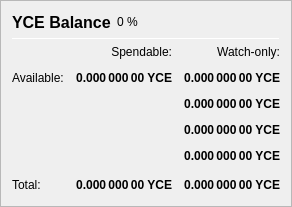
                      <widget class="QFrame" name="frame_Balances">
                       <property name="maximumSize">
                        <size>
                         <width>0</width>
                         <height>0</height>
                        </size>
                       </property>
                       <property name="frameShape">
                        <enum>QFrame::StyledPanel</enum>
                       </property>
                       <property name="frameShadow">
                        <enum>QFrame::Raised</enum>
                       </property>
                       <layout class="QVBoxLayout" name="verticalLayout_4">
                        <item>
                         <layout class="QHBoxLayout" name="horizontalLayout_4">
                          <item>
                           <widget class="QLabel" name="label_5">
                            <property name="minimumSize">
                             <size>
                              <width>0</width>
                              <height>20</height>
                             </size>
                            </property>
                            <property name="font">
                             <font>
                              <pointsize>12</pointsize>
                              <weight>75</weight>
                              <bold>true</bold>
                             </font>
                            </property>
                            <property name="text">
                             <string>YCE Balance</string>
                            </property>
                           </widget>
                          </item>
                          <item>
                           <widget class="QLabel" name="labelYCEPercent">
                            <property name="text">
                             <string notr="true">0 %</string>
                            </property>
                           </widget>
                          </item>
                          <item>
                           <spacer name="horizontalSpacer_3">
                            <property name="orientation">
                             <enum>Qt::Horizontal</enum>
                            </property>
                            <property name="sizeHint" stdset="0">
                             <size>
                              <width>40</width>
                              <height>20</height>
                             </size>
                            </property>
                           </spacer>
                          </item>
                         </layout>
                        </item>
                        <item>
                         <widget class="Line" name="line_Balance">
                          <property name="minimumSize">
                           <size>
                            <width>0</width>
                            <height>1</height>
                           </size>
                          </property>
                          <property name="maximumSize">
                           <size>
                            <width>16777215</width>
                            <height>1</height>
                           </size>
                          </property>
                          <property name="orientation">
                           <enum>Qt::Horizontal</enum>
                          </property>
                         </widget>
                        </item>
                        <item>
                         <layout class="QGridLayout" name="gridLayout">
                          <property name="spacing">
                           <number>12</number>
                          </property>
                          <item row="0" column="1">
                           <widget class="QLabel" name="labelSpendable">
                            <property name="text">
                             <string>Spendable:</string>
                            </property>
                            <property name="alignment">
                             <set>Qt::AlignRight|Qt::AlignTrailing|Qt::AlignVCenter</set>
                            </property>
                           </widget>
                          </item>
                          <item row="0" column="2">
                           <widget class="QLabel" name="labelWatchonly">
                            <property name="text">
                             <string>Watch-only:</string>
                            </property>
                            <property name="alignment">
                             <set>Qt::AlignRight|Qt::AlignTrailing|Qt::AlignVCenter</set>
                            </property>
                           </widget>
                          </item>
                          <item row="1" column="0">
                           <widget class="QLabel" name="labelBalanceText">
                            <property name="text">
                             <string>Available:</string>
                            </property>
                           </widget>
                          </item>
                          <item row="1" column="1">
                           <widget class="QLabel" name="labelBalance">
                            <property name="font">
                             <font>
                              <weight>75</weight>
                              <bold>true</bold>
                             </font>
                            </property>
                            <property name="cursor">
                             <cursorShape>IBeamCursor</cursorShape>
                            </property>
                            <property name="toolTip">
                             <string>Your current spendable balance</string>
                            </property>
                            <property name="text">
                             <string notr="true">0.000 000 00 YCE</string>
                            </property>
                            <property name="alignment">
                             <set>Qt::AlignRight|Qt::AlignTrailing|Qt::AlignVCenter</set>
                            </property>
                            <property name="textInteractionFlags">
                             <set>Qt::LinksAccessibleByMouse|Qt::TextSelectableByMouse</set>
                            </property>
                           </widget>
                          </item>
                          <item row="1" column="2">
                           <widget class="QLabel" name="labelWatchAvailable">
                            <property name="font">
                             <font>
                              <weight>75</weight>
                              <bold>true</bold>
                             </font>
                            </property>
                            <property name="cursor">
                             <cursorShape>IBeamCursor</cursorShape>
                            </property>
                            <property name="toolTip">
                             <string>Your current balance in watch-only addresses</string>
                            </property>
                            <property name="text">
                             <string notr="true">0.000 000 00 YCE</string>
                            </property>
                            <property name="alignment">
                             <set>Qt::AlignRight|Qt::AlignTrailing|Qt::AlignVCenter</set>
                            </property>
                            <property name="textInteractionFlags">
                             <set>Qt::LinksAccessibleByMouse|Qt::TextSelectableByMouse</set>
                            </property>
                           </widget>
                          </item>
                          <item row="2" column="2">
                           <widget class="QLabel" name="labelWatchPending">
                            <property name="font">
                             <font>
                              <weight>75</weight>
                              <bold>true</bold>
                             </font>
                            </property>
                            <property name="cursor">
                             <cursorShape>IBeamCursor</cursorShape>
                            </property>
                            <property name="toolTip">
                             <string>Unconfirmed transactions to watch-only addresses</string>
                            </property>
                            <property name="text">
                             <string notr="true">0.000 000 00 YCE</string>
                            </property>
                            <property name="alignment">
                             <set>Qt::AlignRight|Qt::AlignTrailing|Qt::AlignVCenter</set>
                            </property>
                            <property name="textInteractionFlags">
                             <set>Qt::LinksAccessibleByMouse|Qt::TextSelectableByMouse</set>
                            </property>
                           </widget>
                          </item>
                          <item row="3" column="2">
                           <widget class="QLabel" name="labelWatchImmature">
                            <property name="font">
                             <font>
                              <weight>75</weight>
                              <bold>true</bold>
                             </font>
                            </property>
                            <property name="cursor">
                             <cursorShape>IBeamCursor</cursorShape>
                            </property>
                            <property name="toolTip">
                             <string>Staked or masternode rewards in watch-only addresses that has not yet matured</string>
                            </property>
                            <property name="text">
                             <string notr="true">0.000 000 00 YCE</string>
                            </property>
                            <property name="alignment">
                             <set>Qt::AlignRight|Qt::AlignTrailing|Qt::AlignVCenter</set>
                            </property>
                            <property name="textInteractionFlags">
                             <set>Qt::LinksAccessibleByMouse|Qt::TextSelectableByMouse</set>
                            </property>
                           </widget>
                          </item>
                          <item row="4" column="2">
                           <widget class="QLabel" name="labelWatchLocked">
                            <property name="font">
                             <font>
                              <weight>75</weight>
                              <bold>true</bold>
                             </font>
                            </property>
                            <property name="cursor">
                             <cursorShape>IBeamCursor</cursorShape>
                            </property>
                            <property name="toolTip">
                             <string>Current locked balance in watch-only addresses</string>
                            </property>
                            <property name="text">
                             <string notr="true">0.000 000 00 YCE</string>
                            </property>
                            <property name="alignment">
                             <set>Qt::AlignRight|Qt::AlignTrailing|Qt::AlignVCenter</set>
                            </property>
                            <property name="textInteractionFlags">
                             <set>Qt::LinksAccessibleByMouse|Qt::TextSelectableByMouse</set>
                            </property>
                           </widget>
                          </item>
                          <item row="5" column="0">
                           <widget class="QLabel" name="labelTotalText">
                            <property name="toolTip">
                             <string>Your current MYCE balance, unconfirmed and immature transactions included</string>
                            </property>
                            <property name="text">
                             <string>Total:</string>
                            </property>
                           </widget>
                          </item>
                          <item row="5" column="1">
                           <widget class="QLabel" name="labelTotal">
                            <property name="font">
                             <font>
                              <weight>75</weight>
                              <bold>true</bold>
                             </font>
                            </property>
                            <property name="cursor">
                             <cursorShape>IBeamCursor</cursorShape>
                            </property>
                            <property name="toolTip">
                             <string>Your current MYCE balance, unconfirmed and immature transactions included</string>
                            </property>
                            <property name="text">
                             <string notr="true">0.000 000 00 YCE</string>
                            </property>
                            <property name="alignment">
                             <set>Qt::AlignRight|Qt::AlignTrailing|Qt::AlignVCenter</set>
                            </property>
                            <property name="textInteractionFlags">
                             <set>Qt::LinksAccessibleByMouse|Qt::TextSelectableByMouse</set>
                            </property>
                           </widget>
                          </item>
                          <item row="5" column="2">
                           <widget class="QLabel" name="labelWatchTotal">
                            <property name="font">
                             <font>
                              <weight>75</weight>
                              <bold>true</bold>
                             </font>
                            </property>
                            <property name="cursor">
                             <cursorShape>IBeamCursor</cursorShape>
                            </property>
                            <property name="toolTip">
                             <string>Current total balance in watch-only addresses</string>
                            </property>
                            <property name="text">
                             <string notr="true">0.000 000 00 YCE</string>
                            </property>
                            <property name="alignment">
                             <set>Qt::AlignRight|Qt::AlignTrailing|Qt::AlignVCenter</set>
                            </property>
                            <property name="textInteractionFlags">
                             <set>Qt::LinksAccessibleByMouse|Qt::TextSelectableByMouse</set>
                            </property>
                           </widget>
                          </item>
                          <item row="5" column="3">
                           <spacer name="horizontalSpacer_9">
                            <property name="orientation">
                             <enum>Qt::Horizontal</enum>
                            </property>
                            <property name="sizeHint" stdset="0">
                             <size>
                              <width>40</width>
                              <height>20</height>
                             </size>
                            </property>
                           </spacer>
                          </item>
                         </layout>
                        </item>
                        <item>
                         <spacer name="verticalSpacer_3">
                          <property name="orientation">
                           <enum>Qt::Vertical</enum>
                          </property>
                          <property name="sizeHint" stdset="0">
                           <size>
                            <width>20</width>
                            <height>40</height>
                           </size>
                          </property>
                         </spacer>
                        </item>
                       </layout>
                      </widget>
